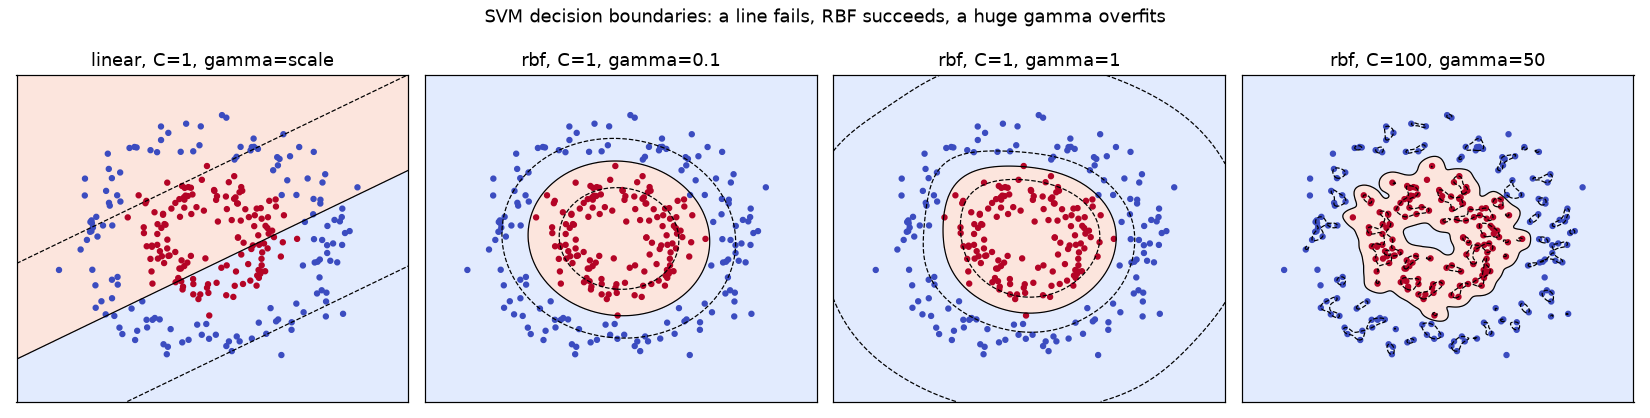

This chart was generated by the following Python code:
"""Linear vs RBF SVM on ring-shaped data; the effect of C and gamma; a decision-boundary figure."""
import numpy as np
import matplotlib.pyplot as plt
from sklearn.datasets import make_circles
from sklearn.svm import SVC
from sklearn.model_selection import train_test_split
from sklearn.preprocessing import StandardScaler
from sklearn.pipeline import make_pipeline

X, y = make_circles(n_samples=400, noise=0.12, factor=0.45, random_state=0)
X_tr, X_te, y_tr, y_te = train_test_split(X, y, test_size=.3, random_state=0)

print("kernel   C      gamma  support vectors  train acc  test acc")
configs = [("linear", 1, "scale"), ("poly", 1, "scale"), ("rbf", 1, 0.1), ("rbf", 1, 1), ("rbf", 100, 50)]
fig, axes = plt.subplots(1, 4, figsize=(15, 3.8))
xx, yy = np.meshgrid(np.linspace(-1.6, 1.6, 300), np.linspace(-1.6, 1.6, 300))
for i, (k, C, g) in enumerate(configs):
    m = make_pipeline(StandardScaler(), SVC(kernel=k, C=C, gamma=g, degree=2)).fit(X_tr, y_tr)
    nsv = m[-1].n_support_.sum()
    print(f"{k:<7}{C:>4}  {str(g):>7}  {nsv:>15}  {m.score(X_tr, y_tr):>9.3f}  {m.score(X_te, y_te):>8.3f}")
    if i in (0, 2, 3, 4):
        ax = axes[[0, 2, 3, 4].index(i)]
        Z = m.decision_function(np.c_[xx.ravel(), yy.ravel()]).reshape(xx.shape)
        ax.contourf(xx, yy, Z > 0, alpha=.25, cmap="coolwarm"); ax.contour(xx, yy, Z, levels=[-1, 0, 1], linestyles=["--", "-", "--"], colors="k", linewidths=.8)
        ax.scatter(X_tr[:, 0], X_tr[:, 1], c=y_tr, cmap="coolwarm", s=10)
        ax.set_title(f"{k}, C={C}, gamma={g}"); ax.set_xticks([]); ax.set_yticks([])
fig.suptitle("SVM decision boundaries: a line fails, RBF succeeds, a huge gamma overfits")
fig.tight_layout(); fig.savefig("session-04_svm_kernels.png", dpi=110); plt.show()

# Why the kernel works: add the feature r^2 = x1^2 + x2^2 and the rings become linearly separable
r2 = (X ** 2).sum(axis=1).reshape(-1, 1)
lin = SVC(kernel="linear").fit(np.c_[X, r2][:280], y[:280])
print(f"\nlinear SVM after adding x1^2 + x2^2 as a 3rd feature: test acc = {lin.score(np.c_[X, r2][280:], y[280:]):.3f}")
